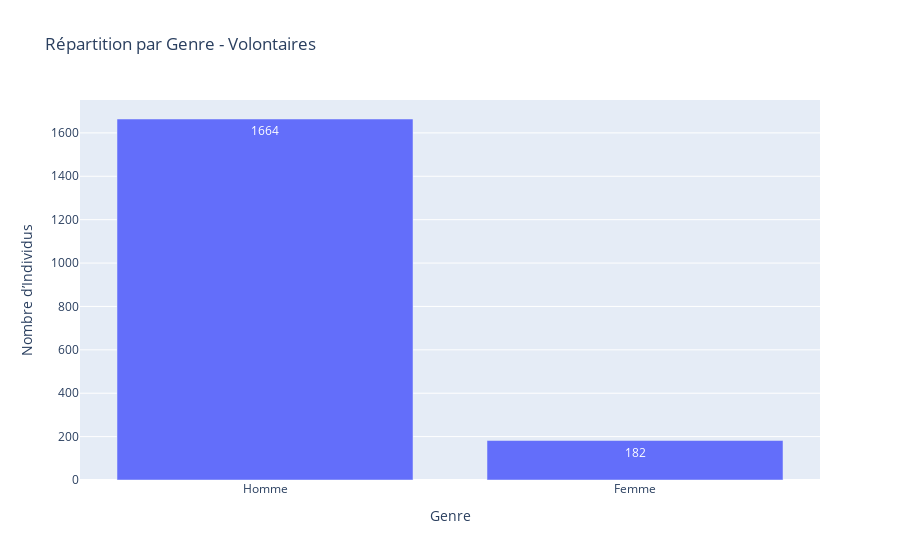
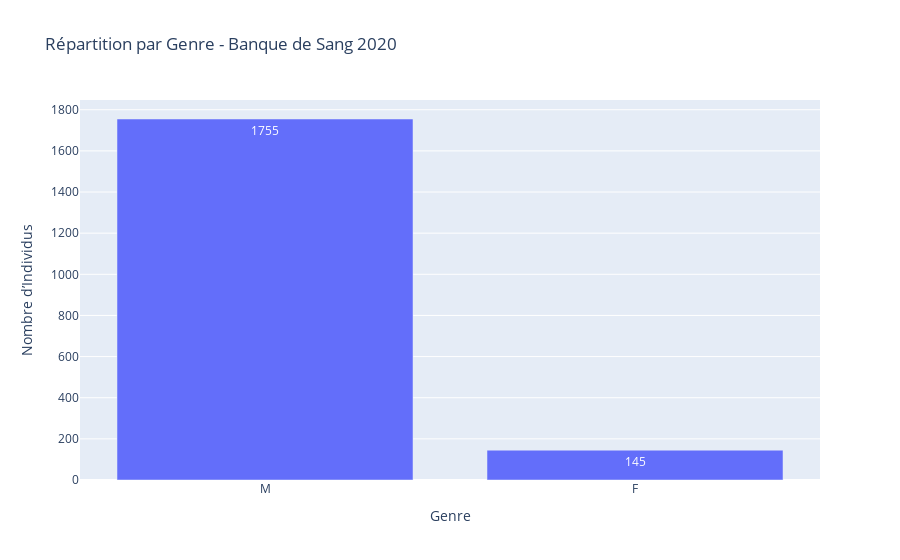
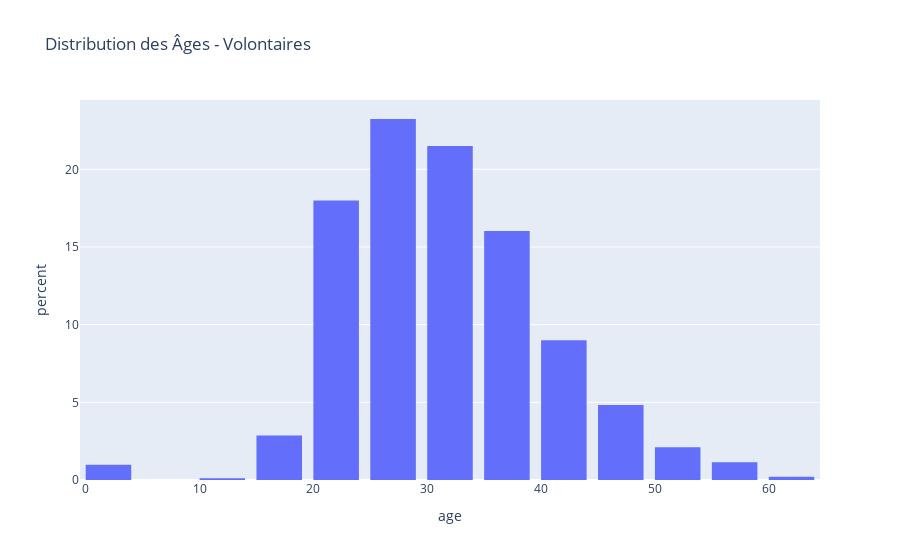
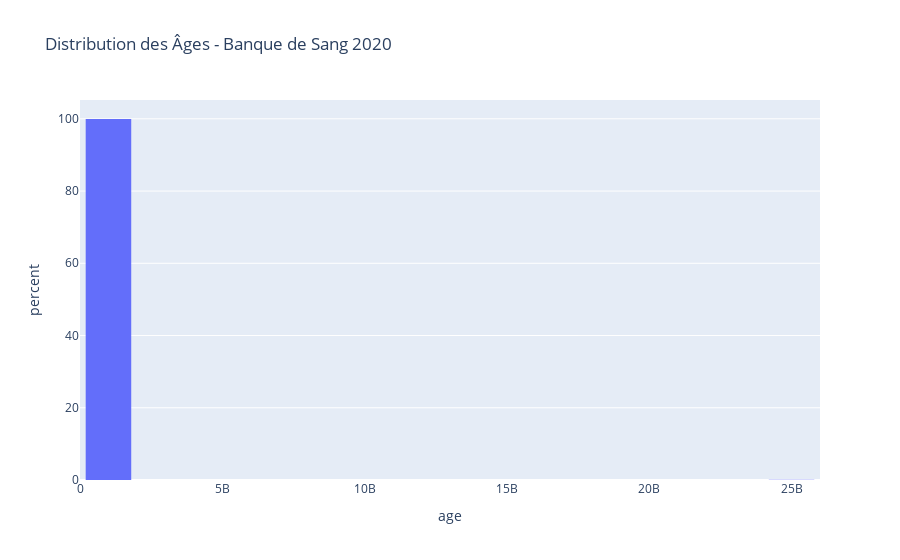

The notebook cell these images were saved under, in order:
### Markdown cell above
## Visualisation apres Nettoyage

### Code cell
# Importer les bibliothèques nécessaires
import pandas as pd
import plotly.express as px

# Charger les dataframes (si déjà nettoyés, sinon rechargez-les depuis les CSV)
df_volontaire = pd.read_csv('volontaire_clean_corrige.csv')
df_2020 = pd.read_csv('2020_clean.csv')
df_2019_dates = pd.read_csv('dates_2019_extraites.csv')

# Convertir les colonnes de dates au cas où
df_volontaire['si_oui_preciser_la_date_du_dernier_don'] = pd.to_datetime(df_volontaire['si_oui_preciser_la_date_du_dernier_don'], errors='coerce')
df_volontaire['date_de_dernieres_regles_ddr'] = pd.to_datetime(df_volontaire['date_de_dernieres_regles_ddr'], errors='coerce')
df_2020['horodateur'] = pd.to_datetime(df_2020['horodateur'], errors='coerce')
df_2019_dates['date_de_remplissage_de_la_fiche'] = pd.to_datetime(df_2019_dates['date_de_remplissage_de_la_fiche'], errors='coerce')

# 1. Répartition par Genre
def plot_gender_distribution(df, title, col_name='genre'):
    gender_counts = df[col_name].value_counts().reset_index()
    gender_counts.columns = ['Genre', 'Nombre']
    fig = px.bar(gender_counts, x='Genre', y='Nombre', 
                 title=title, 
                 labels={'Nombre': 'Nombre d’Individus'},
                 text=gender_counts['Nombre'])
    fig.update_traces(textposition='auto')
    fig.show()

plot_gender_distribution(df_volontaire, 'Répartition par Genre - Volontaires', 'genre')
plot_gender_distribution(df_2020, 'Répartition par Genre - Banque de Sang 2020', 'sexe')

# 2. Distribution des Âges
def plot_age_distribution(df, title, col_name='age'):
    fig = px.histogram(df, x=col_name, nbins=20, 
                       title=title, 
                       labels={'x': 'Âge', 'y': 'Nombre d’Individus'},
                       histnorm='percent')
    fig.update_layout(bargap=0.2)
    fig.show()

plot_age_distribution(df_volontaire, 'Distribution des Âges - Volontaires', 'age')
plot_age_distribution(df_2020, 'Distribution des Âges - Banque de Sang 2020', 'age')

# 3. Éligibilité au Don (Volontaire uniquement)
def plot_eligibility(df):
    eligibility_counts = df['eligibilite_au_don'].value_counts().reset_index()
    eligibility_counts.columns = ['Éligibilité', 'Nombre']
    fig = px.pie(eligibility_counts, values='Nombre', names='Éligibilité', 
                 title='Éligibilité au Don - Volontaires',
                 hole=0.3)
    fig.update_traces(textinfo='percent+label')
    fig.show()

plot_eligibility(df_volontaire)

# 4. Répartition des Dates par Mois (2019)
def plot_dates_by_month(df):
    df['mois'] = df['date_de_remplissage_de_la_fiche'].dt.month
    month_counts = df['mois'].value_counts().sort_index().reset_index()
    month_counts.columns = ['Mois', 'Nombre']
    fig = px.bar(month_counts, x='Mois', y='Nombre', 
                 title='Répartition des Collectes par Mois - 2019',
                 labels={'Nombre': 'Nombre de Collectes'},
                 text=month_counts['Nombre'])
    fig.update_traces(textposition='auto')
    fig.update_layout(xaxis=dict(tickmode='array', tickvals=list(range(1, 13)), 
                                 ticktext=['Jan', 'Fév', 'Mar', 'Avr', 'Mai', 'Juin', 
                                           'Juil', 'Août', 'Sep', 'Oct', 'Nov', 'Déc']))
    fig.show()

plot_dates_by_month(df_2019_dates)

print("Visualisations terminées !")

### Figure 1 — Plotly figure (JSON) as saved in the notebook; plotly's stock layout.template omitted (floating-point values rounded to 4 significant figures)
{"data": [{"alignmentgroup": "True", "hovertemplate": "Genre=%{x}<br>Nombre d’Individus=%{text}<extra></extra>", "legendgroup": "", "marker": {"color": "#636efa", "pattern": {"shape": ""}}, "name": "", "offsetgroup": "", "orientation": "v", "showlegend": false, "text": [1664, 182], "textposition": "auto", "type": "bar", "x": ["Homme", "Femme"], "xaxis": "x", "y": [1664, 182], "yaxis": "y"}], "layout": {"autosize": true, "barmode": "relative", "legend": {"tracegroupgap": 0}, "title": {"text": "Répartition par Genre - Volontaires"}, "xaxis": {"anchor": "y", "autorange": true, "domain": [0, 1], "range": [-0.5, 1.5], "title": {"text": "Genre"}, "type": "category"}, "yaxis": {"anchor": "x", "autorange": true, "domain": [0, 1], "range": [0, 1752.0], "title": {"text": "Nombre d’Individus"}, "type": "linear"}}}

### Figure 2 — Plotly figure (JSON) as saved in the notebook; plotly's stock layout.template omitted (floating-point values rounded to 4 significant figures)
{"data": [{"alignmentgroup": "True", "hovertemplate": "Genre=%{x}<br>Nombre d’Individus=%{text}<extra></extra>", "legendgroup": "", "marker": {"color": "#636efa", "pattern": {"shape": ""}}, "name": "", "offsetgroup": "", "orientation": "v", "showlegend": false, "text": [1755, 145], "textposition": "auto", "type": "bar", "x": ["M", "F"], "xaxis": "x", "y": [1755, 145], "yaxis": "y"}], "layout": {"autosize": true, "barmode": "relative", "legend": {"tracegroupgap": 0}, "title": {"text": "Répartition par Genre - Banque de Sang 2020"}, "xaxis": {"anchor": "y", "autorange": true, "domain": [0, 1], "range": [-0.5, 1.5], "title": {"text": "Genre"}, "type": "category"}, "yaxis": {"anchor": "x", "autorange": true, "domain": [0, 1], "range": [0, 1847.0], "title": {"text": "Nombre d’Individus"}, "type": "linear"}}}

### Figure 3 — Plotly figure (JSON) as saved in the notebook; plotly's stock layout.template omitted (floating-point values rounded to 4 significant figures; data arrays with more than 128 entries replaced by an {"elided": "..."} marker saying what was removed)
{"data": [{"alignmentgroup": "True", "bingroup": "x", "histnorm": "percent", "hovertemplate": "age=%{x}<br>percent=%{y}<extra></extra>", "legendgroup": "", "marker": {"color": "#636efa", "pattern": {"shape": ""}}, "name": "", "nbinsx": 20, "offsetgroup": "", "orientation": "v", "showlegend": false, "type": "histogram", "x": {"elided": "1846 int values"}, "xaxis": "x", "yaxis": "y"}], "layout": {"autosize": true, "bargap": 0.2, "barmode": "relative", "legend": {"tracegroupgap": 0}, "title": {"text": "Distribution des Âges - Volontaires"}, "xaxis": {"anchor": "y", "autorange": true, "domain": [0, 1], "range": [-0.5, 64.5], "title": {"text": "age"}, "type": "linear"}, "yaxis": {"anchor": "x", "autorange": true, "domain": [0, 1], "range": [0, 24.46], "title": {"text": "percent"}}}}

### Figure 4 — Plotly figure (JSON) as saved in the notebook; plotly's stock layout.template omitted (floating-point values rounded to 4 significant figures; data arrays with more than 128 entries replaced by an {"elided": "..."} marker saying what was removed)
{"data": [{"alignmentgroup": "True", "bingroup": "x", "histnorm": "percent", "hovertemplate": "age=%{x}<br>percent=%{y}<extra></extra>", "legendgroup": "", "marker": {"color": "#636efa", "pattern": {"shape": ""}}, "name": "", "nbinsx": 20, "offsetgroup": "", "orientation": "v", "showlegend": false, "type": "histogram", "x": {"elided": "1900 int values"}, "xaxis": "x", "yaxis": "y"}], "layout": {"autosize": true, "bargap": 0.2, "barmode": "relative", "legend": {"tracegroupgap": 0}, "title": {"text": "Distribution des Âges - Banque de Sang 2020"}, "xaxis": {"anchor": "y", "autorange": true, "domain": [0, 1], "range": [-0.5, 26000000000.0], "title": {"text": "age"}, "type": "linear"}, "yaxis": {"anchor": "x", "autorange": true, "domain": [0, 1], "range": [0, 105.2], "title": {"text": "percent"}}}}
